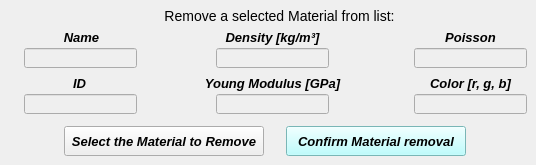
     <widget class="QWidget" name="tab">
      <attribute name="title">
       <string>Delete</string>
      </attribute>
      <widget class="QLineEdit" name="lineEdit_poisson_remove">
       <property name="enabled">
        <bool>false</bool>
       </property>
       <property name="geometry">
        <rect>
         <x>414</x>
         <y>48</y>
         <width>113</width>
         <height>20</height>
        </rect>
       </property>
       <property name="font">
        <font>
         <family>Arial</family>
         <pointsize>10</pointsize>
         <weight>75</weight>
         <italic>true</italic>
         <bold>true</bold>
        </font>
       </property>
       <property name="alignment">
        <set>Qt::AlignCenter</set>
       </property>
      </widget>
      <widget class="QLabel" name="edit_YoungMod_label_2">
       <property name="geometry">
        <rect>
         <x>198</x>
         <y>76</y>
         <width>149</width>
         <height>16</height>
        </rect>
       </property>
       <property name="text">
        <string>&lt;html&gt;&lt;head/&gt;&lt;body&gt;&lt;p align=&quot;center&quot;&gt;&lt;span style=&quot; font-size:10pt; font-weight:600; font-style:italic;&quot;&gt;Young Modulus [GPa]&lt;/span&gt;&lt;/p&gt;&lt;/body&gt;&lt;/html&gt;</string>
       </property>
      </widget>
      <widget class="QLabel" name="edit_color_label_2">
       <property name="geometry">
        <rect>
         <x>414</x>
         <y>76</y>
         <width>113</width>
         <height>16</height>
        </rect>
       </property>
       <property name="text">
        <string>&lt;html&gt;&lt;head/&gt;&lt;body&gt;&lt;p align=&quot;center&quot;&gt;&lt;span style=&quot; font-size:10pt; font-weight:600; font-style:italic;&quot;&gt;Color [r, g, b]&lt;/span&gt;&lt;/p&gt;&lt;/body&gt;&lt;/html&gt;</string>
       </property>
      </widget>
      <widget class="QLineEdit" name="lineEdit_color_remove">
       <property name="enabled">
        <bool>false</bool>
       </property>
       <property name="geometry">
        <rect>
         <x>414</x>
         <y>94</y>
         <width>113</width>
         <height>20</height>
        </rect>
       </property>
       <property name="font">
        <font>
         <family>Arial</family>
         <pointsize>10</pointsize>
         <weight>75</weight>
         <italic>true</italic>
         <bold>true</bold>
        </font>
       </property>
       <property name="alignment">
        <set>Qt::AlignCenter</set>
       </property>
      </widget>
      <widget class="QLineEdit" name="lineEdit_name_remove">
       <property name="enabled">
        <bool>false</bool>
       </property>
       <property name="geometry">
        <rect>
         <x>24</x>
         <y>48</y>
         <width>113</width>
         <height>20</height>
        </rect>
       </property>
       <property name="font">
        <font>
         <family>Arial</family>
         <pointsize>10</pointsize>
         <weight>75</weight>
         <italic>true</italic>
         <bold>true</bold>
        </font>
       </property>
       <property name="alignment">
        <set>Qt::AlignCenter</set>
       </property>
      </widget>
      <widget class="QLabel" name="Edit_mat_label_2">
       <property name="geometry">
        <rect>
         <x>144</x>
         <y>8</y>
         <width>271</width>
         <height>16</height>
        </rect>
       </property>
       <property name="font">
        <font>
         <pointsize>11</pointsize>
        </font>
       </property>
       <property name="text">
        <string>&lt;html&gt;&lt;head/&gt;&lt;body&gt;&lt;p align=&quot;center&quot;&gt;&lt;span style=&quot; font-size:10.5pt;&quot;&gt;Remove a selected Material from list:&lt;/span&gt;&lt;/p&gt;&lt;/body&gt;&lt;/html&gt;</string>
       </property>
       <property name="textFormat">
        <enum>Qt::AutoText</enum>
       </property>
       <property name="alignment">
        <set>Qt::AlignCenter</set>
       </property>
      </widget>
      <widget class="QLabel" name="editName_label_2">
       <property name="geometry">
        <rect>
         <x>58</x>
         <y>30</y>
         <width>47</width>
         <height>15</height>
        </rect>
       </property>
       <property name="text">
        <string>&lt;html&gt;&lt;head/&gt;&lt;body&gt;&lt;p align=&quot;center&quot;&gt;&lt;span style=&quot; font-size:10pt; font-weight:600; font-style:italic;&quot;&gt;Name&lt;/span&gt;&lt;/p&gt;&lt;/body&gt;&lt;/html&gt;</string>
       </property>
      </widget>
      <widget class="QLabel" name="editID_label_2">
       <property name="geometry">
        <rect>
         <x>56</x>
         <y>76</y>
         <width>47</width>
         <height>15</height>
        </rect>
       </property>
       <property name="text">
        <string>&lt;html&gt;&lt;head/&gt;&lt;body&gt;&lt;p align=&quot;center&quot;&gt;&lt;span style=&quot; font-size:10pt; font-weight:600; font-style:italic;&quot;&gt;ID&lt;/span&gt;&lt;/p&gt;&lt;/body&gt;&lt;/html&gt;</string>
       </property>
      </widget>
      <widget class="QLabel" name="edit_density_label_2">
       <property name="geometry">
        <rect>
         <x>198</x>
         <y>30</y>
         <width>149</width>
         <height>16</height>
        </rect>
       </property>
       <property name="text">
        <string>&lt;html&gt;&lt;head/&gt;&lt;body&gt;&lt;p align=&quot;center&quot;&gt;&lt;span style=&quot; font-size:10pt; font-weight:600; font-style:italic;&quot;&gt;Density [kg/m³]&lt;/span&gt;&lt;/p&gt;&lt;/body&gt;&lt;/html&gt;</string>
       </property>
      </widget>
      <widget class="QLabel" name="poisson_label_3">
       <property name="geometry">
        <rect>
         <x>436</x>
         <y>30</y>
         <width>69</width>
         <height>16</height>
        </rect>
       </property>
       <property name="text">
        <string>&lt;html&gt;&lt;head/&gt;&lt;body&gt;&lt;p align=&quot;center&quot;&gt;&lt;span style=&quot; font-size:10pt; font-weight:600; font-style:italic;&quot;&gt;Poisson&lt;/span&gt;&lt;/p&gt;&lt;/body&gt;&lt;/html&gt;</string>
       </property>
      </widget>
      <widget class="QLineEdit" name="lineEdit_id_remove">
       <property name="enabled">
        <bool>false</bool>
       </property>
       <property name="geometry">
        <rect>
         <x>24</x>
         <y>94</y>
         <width>113</width>
         <height>20</height>
        </rect>
       </property>
       <property name="font">
        <font>
         <family>Arial</family>
         <pointsize>10</pointsize>
         <weight>75</weight>
         <italic>true</italic>
         <bold>true</bold>
        </font>
       </property>
       <property name="alignment">
        <set>Qt::AlignCenter</set>
       </property>
      </widget>
      <widget class="QLineEdit" name="lineEdit_youngModulus_remove">
       <property name="enabled">
        <bool>false</bool>
       </property>
       <property name="geometry">
        <rect>
         <x>216</x>
         <y>94</y>
         <width>113</width>
         <height>20</height>
        </rect>
       </property>
       <property name="font">
        <font>
         <family>Arial</family>
         <pointsize>10</pointsize>
         <weight>75</weight>
         <italic>true</italic>
         <bold>true</bold>
        </font>
       </property>
       <property name="alignment">
        <set>Qt::AlignCenter</set>
       </property>
      </widget>
      <widget class="QLineEdit" name="lineEdit_density_remove">
       <property name="enabled">
        <bool>false</bool>
       </property>
       <property name="geometry">
        <rect>
         <x>216</x>
         <y>48</y>
         <width>113</width>
         <height>20</height>
        </rect>
       </property>
       <property name="font">
        <font>
         <family>Arial</family>
         <pointsize>10</pointsize>
         <weight>75</weight>
         <italic>true</italic>
         <bold>true</bold>
        </font>
       </property>
       <property name="alignment">
        <set>Qt::AlignCenter</set>
       </property>
      </widget>
      <widget class="QPushButton" name="pushButton_select_material_to_remove">
       <property name="enabled">
        <bool>true</bool>
       </property>
       <property name="geometry">
        <rect>
         <x>64</x>
         <y>126</y>
         <width>200</width>
         <height>30</height>
        </rect>
       </property>
       <property name="minimumSize">
        <size>
         <width>200</width>
         <height>30</height>
        </size>
       </property>
       <property name="maximumSize">
        <size>
         <width>200</width>
         <height>30</height>
        </size>
       </property>
       <property name="font">
        <font>
         <family>Arial</family>
         <pointsize>10</pointsize>
         <weight>75</weight>
         <italic>true</italic>
         <bold>true</bold>
         <stylestrategy>PreferDefault</stylestrategy>
        </font>
       </property>
       <property name="cursor">
        <cursorShape>ArrowCursor</cursorShape>
       </property>
       <property name="layoutDirection">
        <enum>Qt::LeftToRight</enum>
       </property>
       <property name="autoFillBackground">
        <bool>false</bool>
       </property>
       <property name="styleSheet">
        <string notr="true"/>
       </property>
       <property name="text">
        <string>Select the Material to Remove</string>
       </property>
       <property name="shortcut">
        <string>Shift+A</string>
       </property>
       <property name="checkable">
        <bool>false</bool>
       </property>
       <property name="autoDefault">
        <bool>true</bool>
       </property>
       <property name="default">
        <bool>false</bool>
       </property>
       <property name="flat">
        <bool>false</bool>
       </property>
      </widget>
      <widget class="QPushButton" name="pushButton_confirm_material_removal">
       <property name="enabled">
        <bool>true</bool>
       </property>
       <property name="geometry">
        <rect>
         <x>286</x>
         <y>126</y>
         <width>180</width>
         <height>30</height>
        </rect>
       </property>
       <property name="minimumSize">
        <size>
         <width>180</width>
         <height>30</height>
        </size>
       </property>
       <property name="maximumSize">
        <size>
         <width>180</width>
         <height>30</height>
        </size>
       </property>
       <property name="font">
        <font>
         <family>Arial</family>
         <pointsize>10</pointsize>
         <weight>75</weight>
         <italic>true</italic>
         <bold>true</bold>
         <stylestrategy>PreferDefault</stylestrategy>
        </font>
       </property>
       <property name="cursor">
        <cursorShape>ArrowCursor</cursorShape>
       </property>
       <property name="layoutDirection">
        <enum>Qt::LeftToRight</enum>
       </property>
       <property name="autoFillBackground">
        <bool>false</bool>
       </property>
       <property name="styleSheet">
        <string notr="true">background-color: rgb(170, 255, 255);</string>
       </property>
       <property name="text">
        <string>Confirm Material removal</string>
       </property>
       <property name="shortcut">
        <string>Shift+A</string>
       </property>
       <property name="checkable">
        <bool>false</bool>
       </property>
       <property name="autoDefault">
        <bool>true</bool>
       </property>
       <property name="default">
        <bool>false</bool>
       </property>
       <property name="flat">
        <bool>false</bool>
       </property>
      </widget>
     </widget>
